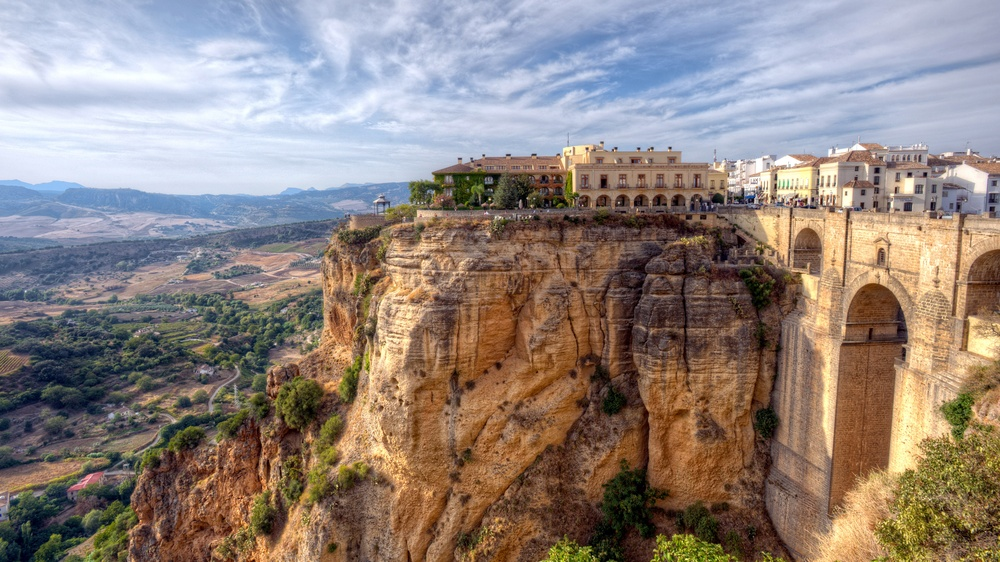
#> input picture CODE_PART1/image_1.jpg, 1000 x 562 px, shrunk from 3840 x 2160 before the run, found by its file name
$ python 05_remove_noise.py
#> lines starting #> are read from the running program, lines starting #| are printed output that depends on the picture
import cv2
import numpy as np

img = cv2.imread(r'F:\project_inewgen\elephent_hackathon\image_1.jpg')
#> img is the input picture: shape (562, 1000, 3); mean B, G, R 125.3, 131.6, 143.9

height, width = img.shape[:2]
#> height = 562; width = 1000

grayImg = cv2.cvtColor(img, cv2.COLOR_BGR2GRAY)
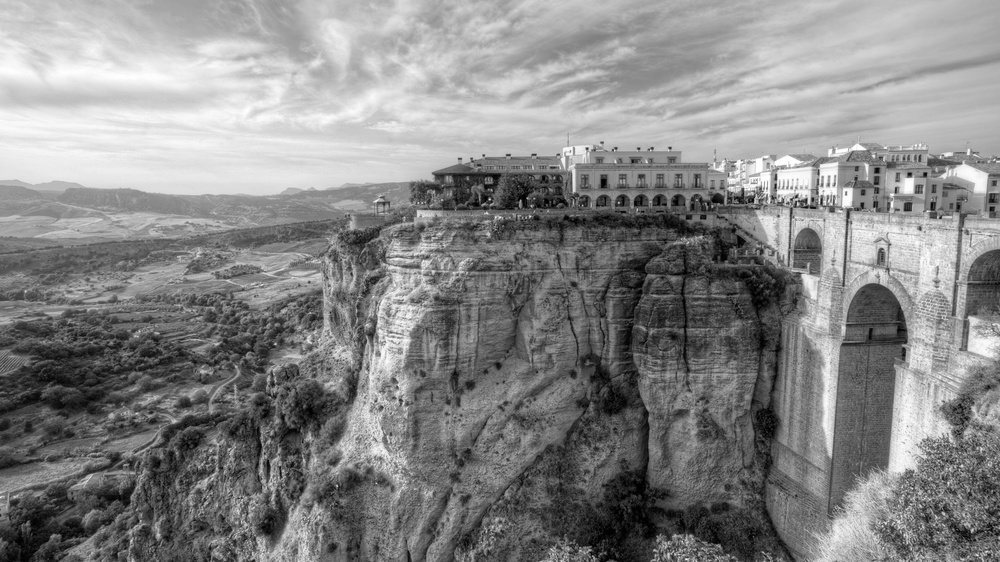
#> grayImg: shape (562, 1000); min 0, max 255, mean 134.6

#remove noise using medin filter
m_blurred = cv2.medianBlur(img,7)
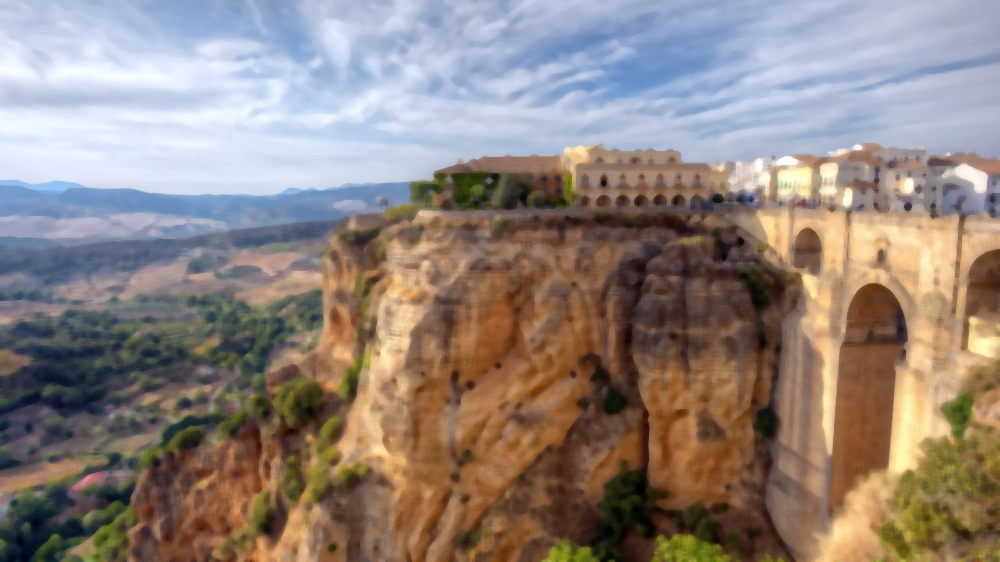
#> m_blurred: shape (562, 1000, 3); mean B, G, R 125.3, 131.7, 144.2
cv2.imshow('Blur_img_using_median_filter', m_blurred)

#remove noise using gaussian filter
g_blurred = cv2.GaussianBlur(img,(7,7),0)
cv2.imshow('Blur_img_using_gaussian_filter', g_blurred)

cv2.waitKey(0)
cv2.destroyAllWindows()
